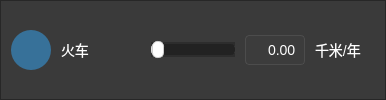
        <widget class="QFrame" name="trainFrame">
         <property name="minimumSize">
          <size>
           <width>0</width>
           <height>50</height>
          </size>
         </property>
         <property name="styleSheet">
          <string notr="true">background-color: rgba(40, 40, 40, 180);</string>
         </property>
         <property name="frameShape">
          <enum>QFrame::StyledPanel</enum>
         </property>
         <property name="frameShadow">
          <enum>QFrame::Raised</enum>
         </property>
         <layout class="QHBoxLayout" name="horizontalLayout_2">
          <property name="spacing">
           <number>10</number>
          </property>
          <property name="leftMargin">
           <number>10</number>
          </property>
          <property name="topMargin">
           <number>5</number>
          </property>
          <property name="rightMargin">
           <number>10</number>
          </property>
          <property name="bottomMargin">
           <number>5</number>
          </property>
          <item>
           <widget class="QLabel" name="trainIconLabel">
            <property name="minimumSize">
             <size>
              <width>40</width>
              <height>40</height>
             </size>
            </property>
            <property name="maximumSize">
             <size>
              <width>40</width>
              <height>40</height>
             </size>
            </property>
            <property name="styleSheet">
             <string notr="true">background-color: rgba(52, 152, 219, 150);
border-radius: 20px;
padding: 5px;</string>
            </property>
            <property name="text">
             <string/>
            </property>
            <property name="pixmap">
             <pixmap resource="resource.qrc">:/resource/train.png</pixmap>
            </property>
            <property name="scaledContents">
             <bool>true</bool>
            </property>
           </widget>
          </item>
          <item>
           <widget class="QLabel" name="trainTextLabel">
            <property name="sizePolicy">
             <sizepolicy hsizetype="Fixed" vsizetype="Preferred">
              <horstretch>0</horstretch>
              <verstretch>0</verstretch>
             </sizepolicy>
            </property>
            <property name="minimumSize">
             <size>
              <width>80</width>
              <height>0</height>
             </size>
            </property>
            <property name="styleSheet">
             <string notr="true">background-color: transparent;
color: white;
font-size: 14px;</string>
            </property>
            <property name="text">
             <string>火车</string>
            </property>
           </widget>
          </item>
          <item>
           <widget class="QSlider" name="trainSlider">
            <property name="styleSheet">
             <string notr="true">QSlider {
    margin: 6px 0;
	background:transparent；
}

QSlider::groove:horizontal {
    border: 1px solid #555555;          /* 轨道边框 */
    height: 5px;                        /* 轨道高度 */
    background: #222222;                /* 轨道背景色 */
    margin: 2px 0;                      /* 上下边距 */
    border-radius: 4px;                 /* 轨道圆角 */
}

QSlider::handle:horizontal {
    background: #ffffff;                /* 滑块背景色-白色 */
    border: 1px solid #cccccc;          /* 滑块边框 */
    width: 10px;                        /* 滑块宽度 */
    height: 10px;                       /* 滑块高度 */
    margin: -6px 0;                     /* 滑块超出轨道的部分 */
    border-radius: 5px;                 /* 滑块圆角（半径为宽度的一半，实现圆形） */
}

QSlider::add-page:horizontal {
    background: #222222;                /* 滑块右侧轨道颜色 */
    border-radius: 4px;                 /* 右侧轨道圆角 */
}

QSlider::sub-page:horizontal {
    background: rgb(222, 222, 222);                /* 滑块左侧轨道颜色 */
    border-radius: 4px;                 /* 左侧轨道圆角 */
}</string>
            </property>
            <property name="maximum">
             <number>1000</number>
            </property>
            <property name="orientation">
             <enum>Qt::Horizontal</enum>
            </property>
           </widget>
          </item>
          <item>
           <widget class="QLineEdit" name="trainValueEdit">
            <property name="minimumSize">
             <size>
              <width>60</width>
              <height>30</height>
             </size>
            </property>
            <property name="maximumSize">
             <size>
              <width>60</width>
              <height>30</height>
             </size>
            </property>
            <property name="styleSheet">
             <string notr="true">background-color: rgba(60, 60, 60, 200);
color: white;
font-size: 14px;
border: 1px solid rgba(80, 80, 80, 200);
border-radius: 4px;
padding: 2px 5px;</string>
            </property>
            <property name="text">
             <string>0.00</string>
            </property>
            <property name="alignment">
             <set>Qt::AlignRight|Qt::AlignTrailing|Qt::AlignVCenter</set>
            </property>
           </widget>
          </item>
          <item>
           <widget class="QLabel" name="trainUnitLabel">
            <property name="minimumSize">
             <size>
              <width>60</width>
              <height>0</height>
             </size>
            </property>
            <property name="styleSheet">
             <string notr="true">background-color: transparent;
color: white;
font-size: 14px;</string>
            </property>
            <property name="text">
             <string>千米/年</string>
            </property>
            <property name="alignment">
             <set>Qt::AlignLeading|Qt::AlignLeft|Qt::AlignVCenter</set>
            </property>
           </widget>
          </item>
         </layout>
        </widget>
